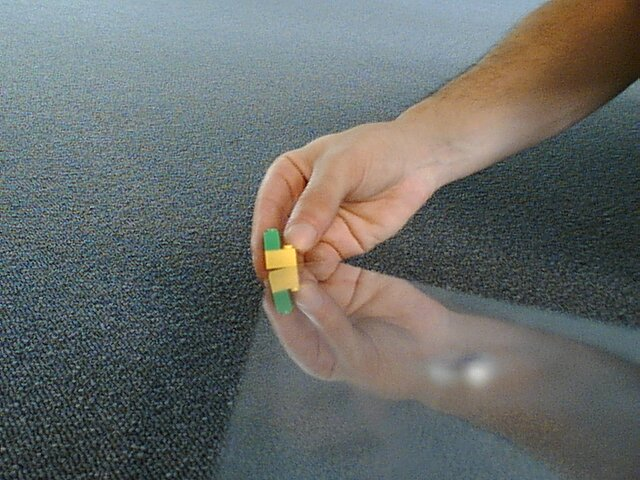
#> input picture scripts/calibration/images/calibrate_test.jpg, 640 x 480 px
$ python -i distance_to_camera.py   (imports and definitions only)
#> lines starting #> are read from the running program, lines starting #| are printed output that depends on the picture; after the words box and inside, x2 and y2 are one past the last pixel; in counts of white or black regions, pixels touching at a corner belong together
#> further down, picture is the input picture: shape (480, 640, 3); mean B, G, R 105, 107, 103.6
# import the necessary packages
import numpy as np
import cv2

def find_marker(image):
	# convert the image to grayscale, blur it, and detect edges
	gray = cv2.cvtColor(image, cv2.COLOR_BGR2GRAY)
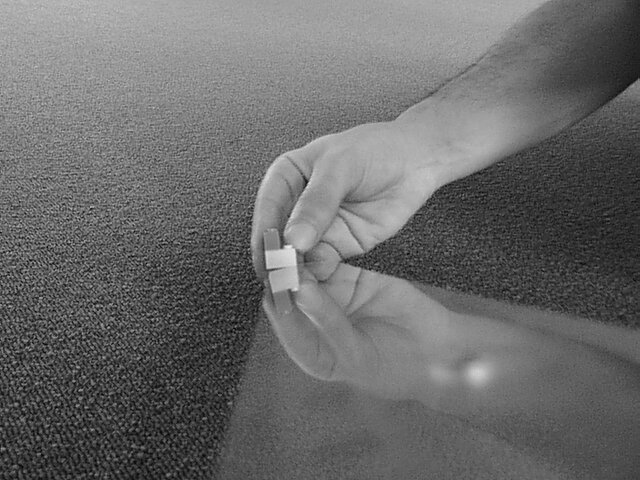
#> gray: shape (480, 640); min 2, max 235, mean 105.8
	gray = cv2.GaussianBlur(gray, (5, 5), 0)
	edged = cv2.Canny(gray, 35, 125)
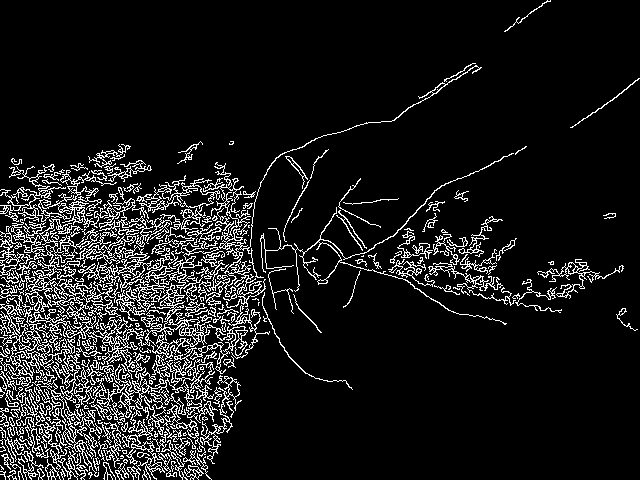
#> edged: shape (480, 640); 10.3% white in thin lines or dots

	# find the contours in the edged image and keep the largest one;
	# we'll assume that this is our piece of paper in the image
	(cnts, _) = cv2.findContours(edged.copy(), cv2.RETR_LIST, cv2.CHAIN_APPROX_SIMPLE)
#> cnts = 1022 contours, 767 with area under 20; largest, box (x1, y1, x2, y2) and area: (0, 218, 248, 477) 11904, (196, 65, 482, 308) 898, (0, 164, 117, 228) 748, (139, 175, 220, 213) 668, (44, 349, 76, 398) 602
	c = max(cnts, key = cv2.contourArea)
#> c = contour of 8122 points, box (x1, y1, x2, y2) (0, 218, 248, 477), area 11904

	# compute the bounding box of the of the paper region and return it
	return cv2.minAreaRect(c)

def distance_to_camera(knownWidth, focalLength, perWidth):
	# compute and return the distance from the maker to the camera
	return (knownWidth * focalLength) / perWidth


# initialize the known distance from the camera to the object, which
# in this case is 24 inches
KNOWN_DISTANCE = 28.0

# initialize the known object width, which in this case, the piece of
# paper is 11 inches wide
KNOWN_WIDTH = 1.5

# initialize the list of images that we'll be using
IMAGE_PATHS = ["images/calibrate_test.jpg"]

#load the furst image that contains an object that is KNOWN TO BE 2 feet
# from our camera, then find the paper marker in the image, and initialize
# the focal length
# [4 lines not run here, left out]
#marker = find_marker(image)
#focalLength = (marker[1][0] * KNOWN_DISTANCE) / KNOWN_WIDTH

>>> import cv2
>>> picture = cv2.imread('images/calibrate_test.jpg')
>>> result = find_marker(picture)
#> result = ((118.7, 325.8), (245.2, 252.8), -25.37)
